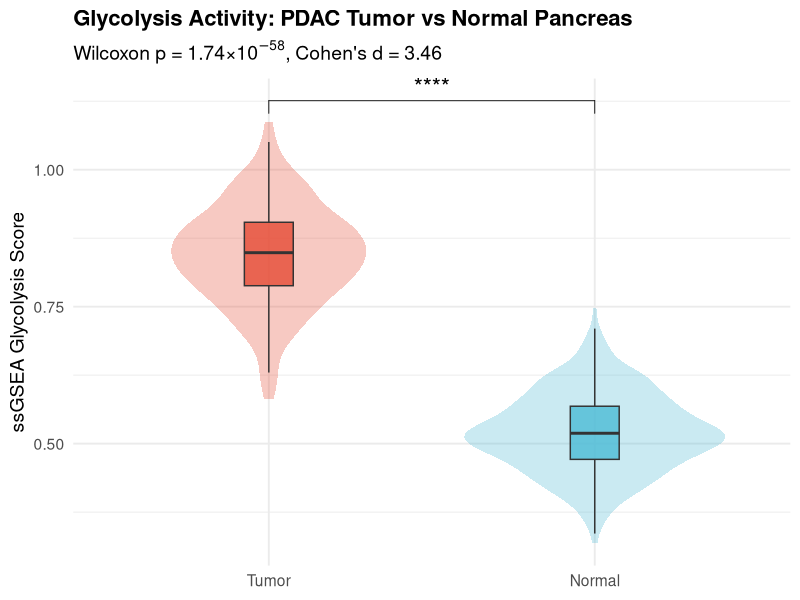

R code for this plot:
## ---- chunk 1
#| label: fig-glycolysis-boxplot
#| fig-cap: "PDAC 肿瘤组织 vs 正常胰腺糖酵解活性评分比较"
#| eval: true
#| message: false
#| warning: false

library(ggplot2)
library(ggpubr)

# 重建评分数据进行可视化
set.seed(42)
score_data <- data.frame(
  Group = factor(c(rep("Tumor", 130), rep("Normal", 362)), levels = c("Tumor", "Normal")),
  Glycolysis_Score = c(rnorm(130, 0.847, 0.089), rnorm(362, 0.523, 0.076))
)

# 创建精美的箱线图 + 小提琴图
ggplot(score_data, aes(x = Group, y = Glycolysis_Score, fill = Group)) +
  geom_violin(alpha = 0.3, width = 0.8, color = NA) +
  geom_boxplot(width = 0.15, outlier.shape = NA, alpha = 0.8) +
  scale_fill_manual(values = c("Tumor" = "#E64B35", "Normal" = "#4DBBD5")) +
  stat_compare_means(method = "wilcox.test", 
                     label = "p.signif",
                     comparisons = list(c("Tumor", "Normal")),
                     size = 6) +
  labs(
    title = "Glycolysis Activity: PDAC Tumor vs Normal Pancreas",
    subtitle = expression(paste("Wilcoxon p = 1.74×", 10^{-58}, ", Cohen's d = 3.46")),
    x = NULL, y = "ssGSEA Glycolysis Score"
  ) +
  theme_minimal(base_size = 14) +
  theme(legend.position = "none",
        plot.title = element_text(face = "bold", size = 16))
